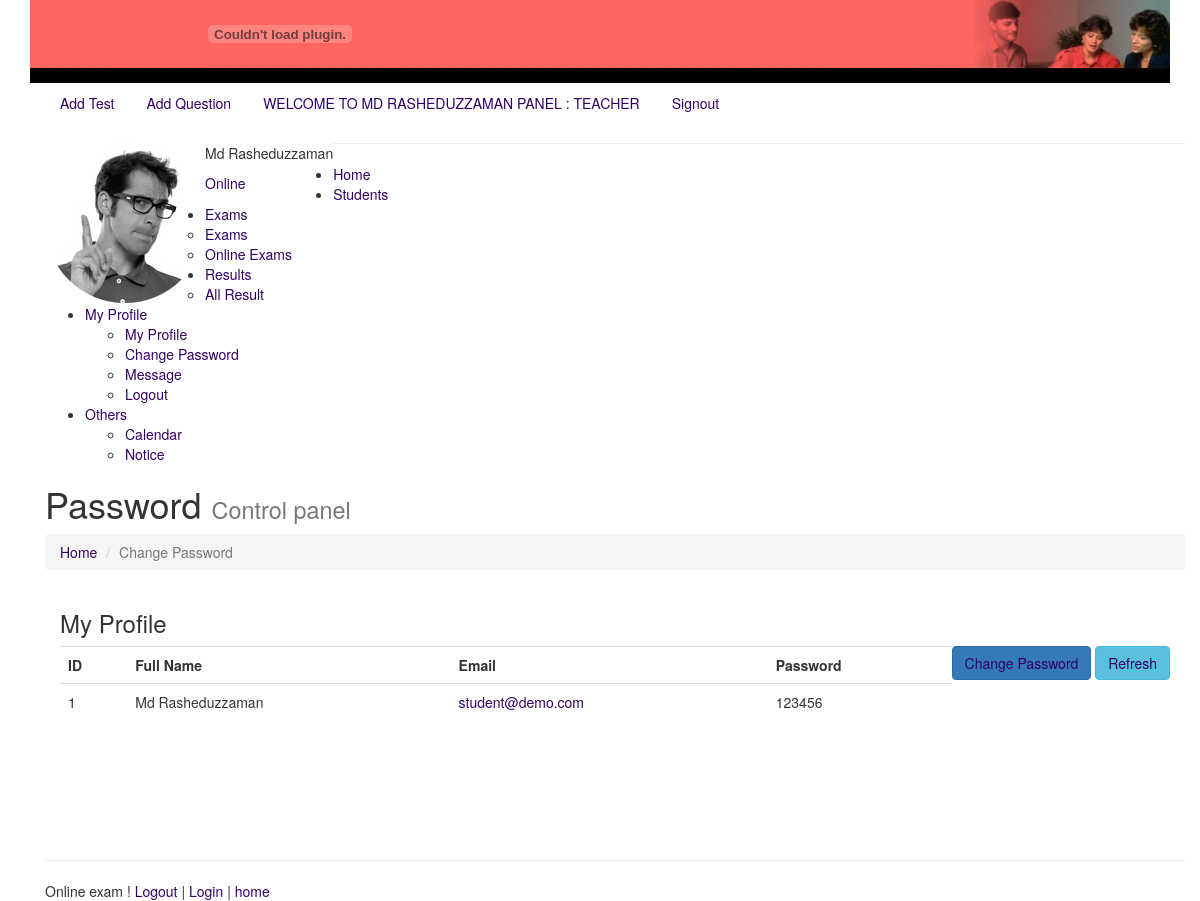
/changePassword.php (signed in), run on the app's committed database.
### tables this page shows
CREATE TABLE `teacher` (
  `id` int(11) NOT NULL,
  `name` varchar(200) NOT NULL,
  `degree` text NOT NULL,
  `designation` varchar(200) NOT NULL,
  `email` varchar(200) NOT NULL,
  `password` varchar(200) NOT NULL,
  `gender` varchar(200) NOT NULL,
  `joindate` date NOT NULL,
  `address` text NOT NULL,
  `phone` varchar(200) NOT NULL,
  `subject` varchar(200) NOT NULL,
  `datetime` datetime NOT NULL
);

### changePassword.php (the view, shortened to what this page needs)
<?php
$loginid = 1;
include("header.php");
include("leftsidebar.php");
?>
<div class="content-wrapper">
    <section class="content-header">
        <h1>
            Password
            <small>Control panel</small>
        </h1>
        <ol class="breadcrumb">
            <li><a href="#"><i class="fa fa-dashboard"></i> Home</a></li>
            <li class="active">Change Password</li>
        </ol>
    </section>
    <section class="content">
        <div class="box col-xs-12">
            <div class="box-header">
                <h3 class="box-title ng-binding">My Profile</h3>
                <span class="pull-right">
                    <a href="changePassword.php?changePassword=yes&loginid=<?=$loginid;?>" class="btn btn-primary">    <i class="fa fa-edit"></i> Change Password</a>
                   <a href="changePassword.php" class="btn btn-info">  <i class="fa fa-refresh"></i>  Refresh</a> </span>
            </div>
            <div class="box-body table-responsive">
                <table class="table table-hover">
                    <tbody><tr>
                            <th class="ng-binding">ID</th>
                            <th class="ng-binding">Full Name</th>
                            <th class="ng-binding">Email</th>
                            <th class="ng-binding">Password</th>
                        </tr>
                        <?php
                        $sql = "SELECT * FROM $LOGIN_TYPE where id=$LOGIN_ID";
                        $result = $conn->query($sql);
                        if ($result->num_rows > 0) {
                            while ($row = $result->fetch_assoc()) {
                                ?>
                                <tr  >
                                    <td class="ng-binding"><?= $row["id"]; ?></td>
                                    <td class="ng-binding"><?= $row["name"]; ?></td>
                                    <td class="ng-binding"> <a href="changePassword.php?view=yes&id=<?=$row['id'];?>"> <?= $row["email"]; ?> </a></td>
                                    <td class="ng-binding"><?= $row["password"]; ?></td>
                                </tr>
                                <?php
                            }
                        } else {
                            echo ' <tr   class="ng-hide"><td class="noTableData ng-binding" colspan="5">No Subject</td></tr>';
                        }
                        ?>
                    </tbody></table>
            </div>
        </div>
    </section>
</div>
<?php
include("footer.php");
?>

### onlineexam/quiz.css (style rules this page uses)
body { margin-left: 0px; margin-top: 0px; }
a:link { color: #330066; text-decoration: none; }

### data on the page
teacher: id "1", name "Md Rasheduzzaman", email "student@demo.com", password "123456"

### other printed values
$LOGIN_NAME "MD RASHEDUZZAMAN"
$LOGIN_TYPE "TEACHER"
$LOGIN_NAME "Md Rasheduzzaman"
